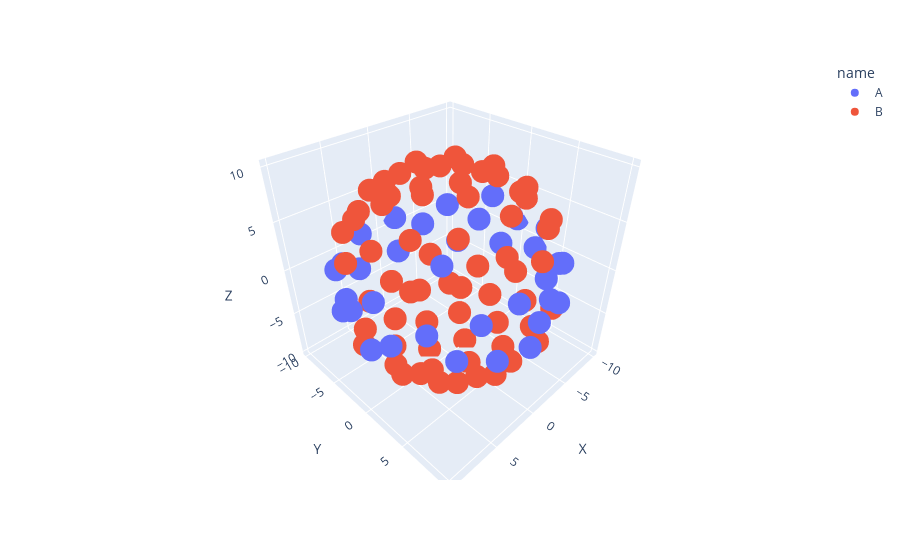

The cell this chart's notebook holds for it:
### Code cell
# Visualizing the Striped NP example 
Carray = np.array(C)
Darray = np.array(D)
C_df = pd.DataFrame(Carray, columns =['X', 'Y', 'Z'])
D_df = pd.DataFrame(Darray, columns =['X', 'Y', 'Z'])

C_df['name'] = 'A'
D_df['name'] = 'B'

total_df = C_df.append(D_df)


fig = px.scatter_3d(total_df, x='X', y='Y', z='Z', color='name')
#fig = px.scatter_3d(dfCore, x='X', y='Y', z='Z')
fig.show()
